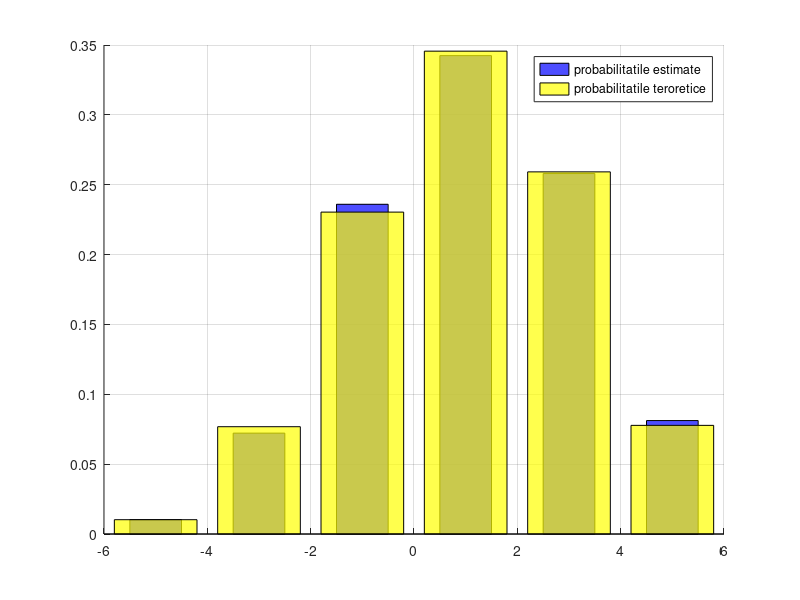

MATLAB code for this plot:
fileID = fopen('keywords_ham.txt','r');
ham=textscan(fileID,'%s');
fclose(fileID);

fileID = fopen('keywords_spam.txt','r');
spam=textscan(fileID,'%s');
fclose(fileID);

fileID = fopen('email1.txt','r');
email=textscan(fileID,'%s');
fclose(fileID);

words=unique([ham{1};spam{1}])
fprintf(' %s',words{:}); fprintf('.\n');

%numel returnează numărul de elemente ale unui vector
fprintf('Numarul de cuvinte spam: %d.\n',numel(spam{1}));
fprintf('Numarul de cuvinte ham: %d.\n',numel(ham{1}));
nr_spam = numel(spam{1});
nr_ham = numel(ham{1});
nr_cuvinte = nr_spam + nr_ham;
fprintf('Numarul de cuvinte total: %d.\n',nr_cuvinte);
fprintf('Probabilitate ham: %d.\n',nr_ham/nr_cuvinte);
fprintf('Probabilitate spam: %d.\n',nr_spam/nr_cuvinte);

p_spam = nr_spam/nr_cuvinte;
p_ham = nr_ham/nr_cuvinte;

for i=1:numel(words)
  if ismember(words{i},email{1}) %verif daca un cuvant face parte dintr-un vector de cuvinte
    p_spam *= sum(strcmp(words{i},spam{1}))/nr_spam;
    p_ham *= sum(strcmp(words{i},ham{1}))/nr_ham;
  else
    p_spam *= 1-sum(strcmp(words{i},spam{1}))/nr_spam;
    p_ham *= 1-sum(strcmp(words{i},ham{1}))/nr_ham;
  endif
endfor
%1=================
fprintf('EX 1, LAB 4\n');
fprintf('Probabilitate spam 2: %d.\n',p_spam);
fprintf('Probabilitate ham 2: %d.\n',p_ham);

%2a================
fprintf('EX 2a, LAB 4\n');
k=5;
s=0;
p=0.5;
for i=1:k
  step = binornd(1,p);
  if step == 1
    s = s+1;
    fprintf('Succes: %d\n', s);
  else s = s-1;
    fprintf('Esec: %d\n', s);
  endif
endfor
fprintf('Poz final: %d\n', s);

%2b==================
fprintf('EX 2b, LAB 4\n');
p=0.6;n=5;m=5000;
clf; grid on; hold on;
x=2*binornd(n,p,1,m)-n;
 N=hist(x,-n:n);
 bar(-n:n,N/m,'hist','FaceColor','b');
 poz = 2*(0:n)-n;
 bar(poz,binopdf(0:n,n,p),'FaceColor','y');
 legend('probabilitatile estimate','probabilitatile teroretice');
  set(findobj('type','patch'),'facealpha',0.7);
  xlim([-n-1 n+1]);

